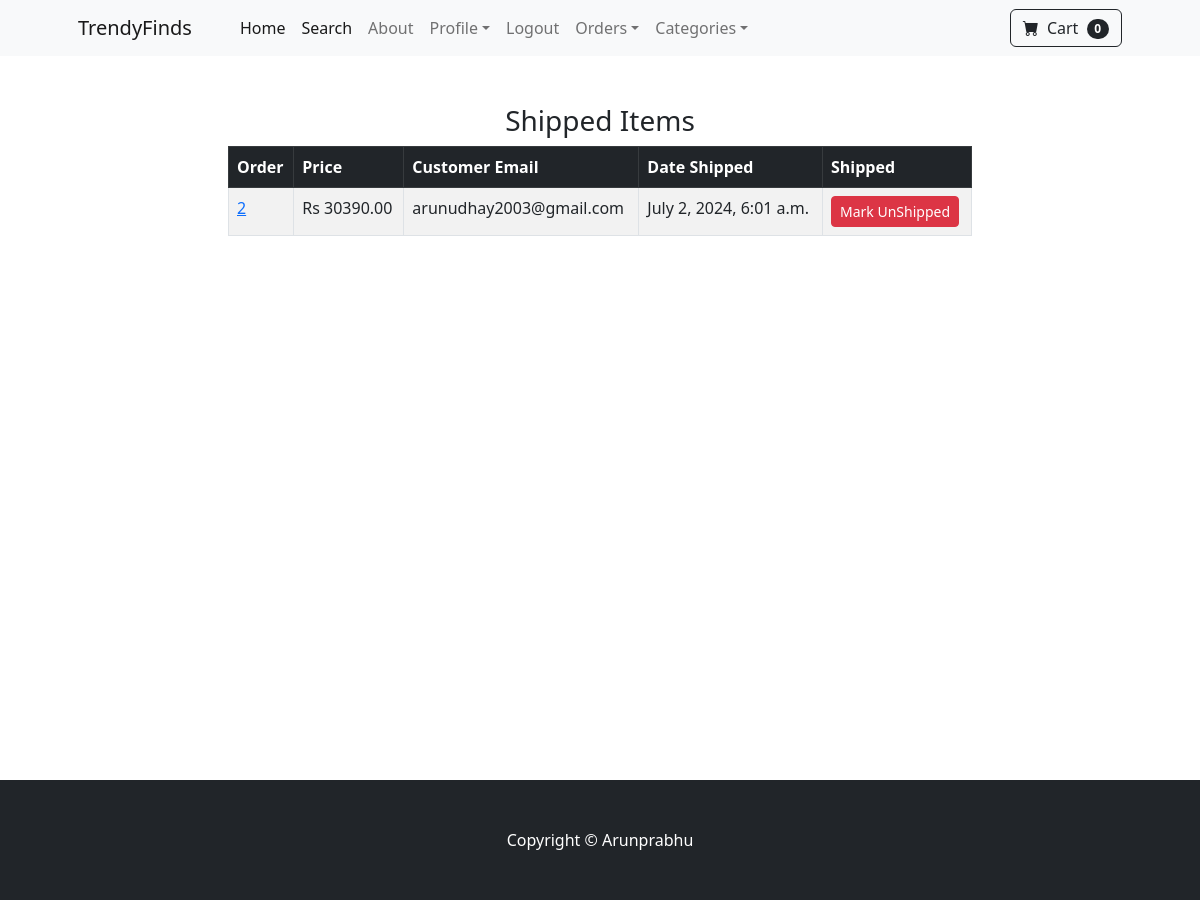
The page /payment/shipped_dash (signed in) on the database its author committed.
### payment/models.py (models this page shows, shortened)
class Order(models.Model):
	user = models.ForeignKey(User, on_delete=models.CASCADE, null=True, blank=True)
	full_name = models.CharField(max_length=250)
	email = models.EmailField(max_length=250)
	shipping_address = models.TextField(max_length=15000)
	amount_paid = models.DecimalField(max_digits=7, decimal_places=2)
	date_ordered = models.DateTimeField(auto_now_add=True)
	shipped = models.BooleanField(default=False)
	date_shipped = models.DateTimeField(blank=True, null=True)

### payment/views.py (the view, shortened to what this page needs)
# urls.py: path('shipped_dash', views.shipped_dash, name="shipped_dash"),
def shipped_dash(request):
	if request.user.is_authenticated and request.user.is_superuser:
		orders = Order.objects.filter(shipped=True)
		return render(request, "payment/shipped_dash.html", {"orders":orders})
	else:
		messages.success(request, "Access Denied")
		return redirect('home')

### cart/cart.py (called while the page is built)
    def __len__(self):
        return len(self.cart)

### cart/context_processors.py (called while the page is built)
def cart(request):
    return{'cart': Cart(request)}

### payment/templates/payment/shipped_dash.html (shortened to what this page needs)
{% extends 'base.html' %}
{% block content %}
<div class="container">
    <div class="row">
        <center>
            <div class="col-8">
            <br/><br/>
            <h3>Shipped Items</h3>
            <table class="table table-striped table-hover table-bordered">
            <thead class="table-dark">
                <tr>
                <th scope="col">Order</th>
                <th scope="col">Price</th>
                <th scope="col">Customer Email</th>
                <th scope="col">Date Shipped</th>
                <th scope="col">Shipped</th>
                </tr>
            </thead>
            <tbody>
                {% for item in orders %}
                <tr>
                <td><a href="{% url 'orders' item.id %}">{{ item.id }}</a></td>
                <td>Rs {{ item.amount_paid }}</td>
                <td>{{ item.email }}</td>
                <td>{{ item.date_shipped }}</td>
                <td>
                <form method="POST">
                <button type="Submit" class="btn btn-danger btn-sm">Mark UnShipped</button>
                </form>
                </td>
                </tr>
                {% endfor %}
            </tbody>
            </table>
            <br/><br/>
            <br/><br/>
            <br/><br/>
            <br/><br/>
            <br/><br/>
            <br/><br/>
            <br/><br/>
            <br/><br/>
            <br/><br/>
            <br/><br/>
            <br/><br/>
            </div>
        </center>
    </div>
</div>
{% endblock %}

### rows shown on the page
Order: id "2", amount_paid "30390.00", email "arunudhay2003@gmail.com", date_shipped "July 2, 2024, 6:01 a.m."

### other values the page prints
{{ cart|length }} "0"
